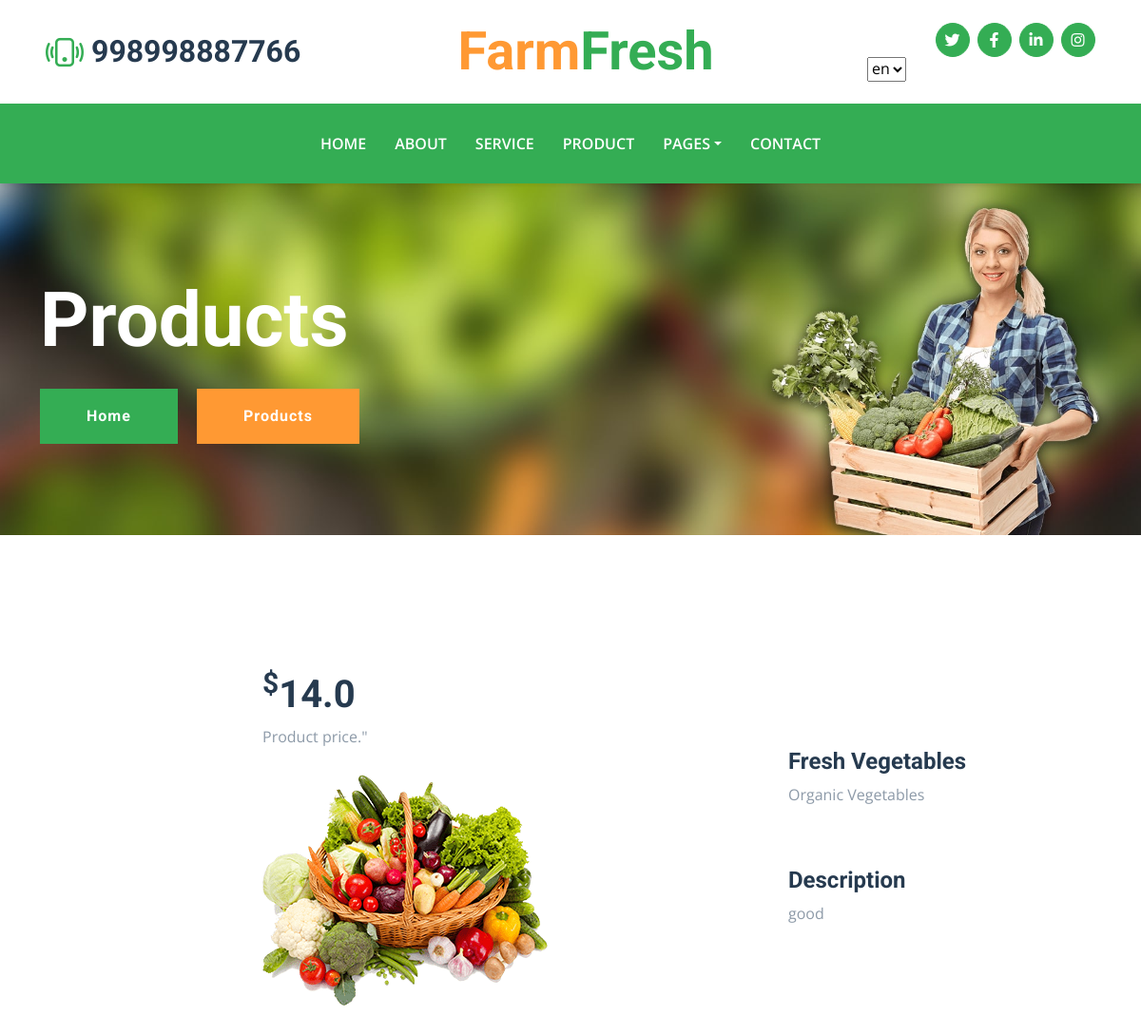
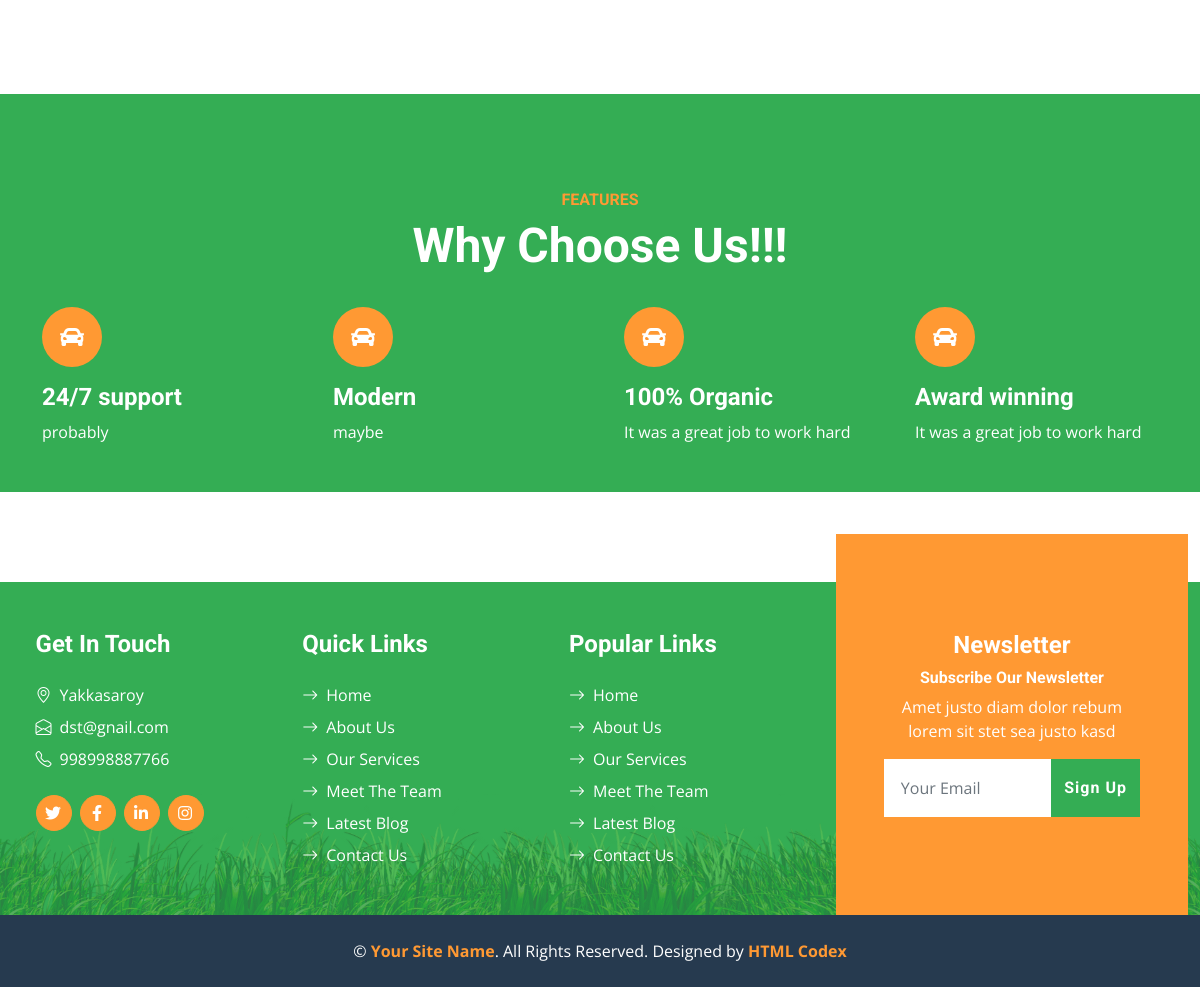
Screenshot of /product-view/3/ with the database file from the repository (2 pictures, top to bottom).
### farmfresh/models.py (models this page shows, shortened)
class AboutUs(models.Model):
    adress = models.CharField(max_length=255)
    email = models.EmailField()
    phone_number = models.CharField(max_length=255)
    city = models.ForeignKey(City, on_delete=models.CASCADE)
    twitter_url = models.CharField(max_length=200, null=True, blank=True)
    facebook_url = models.CharField(max_length=200, null=True, blank=True)
    linkedin_url = models.CharField(max_length=200, null=True, blank=True)
    instagram_url = models.CharField(max_length=200, null=True, blank=True)

class Product(models.Model):
    title = models.CharField(max_length=20)
    description = models.CharField(max_length=350)
    price = models.FloatField(default=0)
    product_date = models.DateTimeField()
    update_date = models.DateTimeField(auto_now=True)
    category = models.ForeignKey(Category, on_delete=models.CASCADE)
    image = models.ImageField(upload_to = 'mobile_images')
    class Meta:
        ordering = ['-product_date']

class Category(models.Model):
    name = models.CharField(max_length=100)
    def __str__(self):
        return self.name

class Feature(models.Model):
    title = models.CharField(max_length=100)
    description = models.CharField(max_length=1000)
    image = models.ImageField(upload_to = 'mobile_images', null=True, blank=True)

### farmfresh/views.py (the view)
# urls.py: path('product-view/<int:id>/', ProductView.as_view()),
class ProductView(ListView):
    model=Product
    template_name = 'all/product_view.html'
    context_object_name = 'product'
    success_url ='/'
    def get_context_data(self, **kwargs):
        context = super(ProductView, self).get_context_data(**kwargs)
        context.update({
            'AboutUs': AboutUs.objects.all(),
            'Feature': Feature.objects.all(),
        })
        return context
    def get_queryset(self):
        return Product.objects.get(id=self.kwargs.get('id'))

### templates/all/product_view.html (shortened to what this page needs)
{% extends 'base.html' %}
{% load static %}
{% block content %}
{% load i18n %}
    <div class="container-fluid bg-primary py-5 bg-hero mb-5">
        <div class="container py-5">
            <div class="row justify-content-start">
                <div class="col-lg-8 text-center text-lg-start">
                    <h1 class="display-1 text-white mb-md-4">{% trans "Products" %}</h1>
                    <a href="{%url 'index' %}" class="btn btn-primary py-md-3 px-md-5 me-3">{% trans "Home" %}</a>
                    <a href="{%url 'product' %}" class="btn btn-secondary py-md-3 px-md-5">{% trans "Products" %}</a>
                </div>
            </div>
        </div>
    </div>
    <br>
    <br>
    <br>
    <br>
    <div class="page-heading header-text">
        <div class="page">
            <div class="row">
                <div class="col-md-12">
                    <h1><sup>$</sup>{{product.price}}</h1>
                    <span>
                        {% trans "Product price." %}"
                    </span>
                </div>
            </div>
        </div>
    </div>
    <div class="services">
        <div class="page">
            <div class="row">
                <div class="col-md-7">
                    <div>
                        <img src="{{product.image.url}}" alt="" class="img-fluid wc-image">
                    </div>
                    <br>
                    <br>
                </div>
                <div class="col-md-5">
                    <div class="sidebar-item recent-posts">
                        <div class="sidebar-heading">
                            <h4>{{product.title}}</h4>
                        </div>
                        <div class="content">
                            <p>{{product.category}}</p>
                        </div>
                        <br><br>
                        <h4>Description</h4>
                        <p>{{product.description}}</p>
                    </div>
                    <br>
                </div>
            </div>
        </div>
    </div>
    <div class="container-fluid bg-primary feature py-5 pb-lg-0 my-5">
        <div class="container py-5 pb-lg-0">
            <div class="mx-auto text-center mb-3 pb-2" style="max-width: 500px;">
                <h6 class="text-uppercase text-secondary">{% trans "Features" %}</h6>
                <h1 class="display-5 text-white">{% trans "Why Choose Us!!!" %}</h1>
            </div>
            <div class="row g-5">
                {% for item in Feature %}
                <div class="col-lg-3">
                    <div class="text-white mb-5">
                        <div class="bg-secondary rounded-pill d-flex align-items-center justify-content-center mb-3"
                            style="width: 60px; height: 60px;">
                            <i class="fa fa-car fs-4 text-white"></i>
                        </div>
                        <h4 class="text-white">{{item.title}}</h4>
                        <p class="mb-0">{{item.description}}</p>
                    </div>
                </div>
                {%endfor%}
            </div>
        </div>
    </div>
    {% endblock content %}

### templates/base.html (shortened to what this page needs)
{% load static %}
{% load i18n %}
<!DOCTYPE html>
<html lang="en">
<head>
    <link href="https://cdnjs.cloudflare.com/ajax/libs/font-awesome/5.15.0/css/all.min.css" rel="stylesheet">
    <link href="https://cdn.jsdelivr.net/npm/bootstrap-icons@1.4.1/font/bootstrap-icons.css" rel="stylesheet">
    <link href="{% static 'css/assets/owl.carousel.min.css' %}" rel="stylesheet">
    <link href="{% static 'css/bootstrap.min.css' %}" rel="stylesheet">
    <link href="{% static 'css/style.css' %}" rel="stylesheet">
</head>
<body>
    <div class="container-fluid px-5 d-none d-lg-block">
        <div class="row gx-5 py-3 align-items-center">
            <div class="col-lg-3">
                <div class="d-flex align-items-center justify-content-start">
                    <i class="bi bi-phone-vibrate fs-1 text-primary me-2"></i>
                    {% for item in AboutUs %}
                    {% if item.id == 1%}
                    <h2 class="mb-0">{{item.phone_number}}</h2>
                    {%endif%}
                    {%endfor%}
                </div>
            </div>
            <div class="col-lg-6">
                <div class="d-flex align-items-center justify-content-center">
                    <a href="{% url 'index' %}" class="navbar-brand ms-lg-5">
                        <h1 class="m-0 display-4 text-primary"><span class="text-secondary">{% trans "Farm" %}</span>{% trans "Fresh"%}</h1>
                    </a>
                </div>
            </div>
            <div class="col-lg-3">
                {% for item in AboutUs %}
                {% if item.id == 1 %}
                <div class="d-flex align-items-center justify-content-end">
                    <a class="btn btn-primary btn-square rounded-circle me-2" href="{{item.twitter_url}}"><i class="fab fa-twitter"></i></a>
                    <a class="btn btn-primary btn-square rounded-circle me-2" href="{{item.facebook_url}}"><i class="fab fa-facebook-f"></i></a>
                    <a class="btn btn-primary btn-square rounded-circle me-2" href="{{item.linkedin_url}}"><i class="fab fa-linkedin-in"></i></a>
                    <a class="btn btn-primary btn-square rounded-circle" href="{{item.instagram_url}}"><i class="fab fa-instagram"></i></a>
                </div>
                {%endif%}
                {%endfor%}
                <div class="header-content">
                    <form action="{% url 'set_language' %}" method="post">
                        <select class="selectpicker" name="language" style="width: auto;" onchange="this.form.submit()">
                            {% get_current_language as LANGUAGE_CODE %}
                            {% get_available_languages as LANGUAGES %}
                            {% get_language_info_list for LANGUAGES as languages %}
                            {% for language in languages %}
                            <option value="{{ language.code }}" {% if language.code == LANGUAGE_CODE %} selected="selected" {% endif %}
                                data-content='<img src="/static/images/flags/{{ language.code }}.gif"></span>
                                <span style="display:inline-block; width:100px; padding-left: 10px; text-shadow:none">
                                  {{ language.name_local }}
                                </span>'>
                                {{ language.code }}
                            </option>
                            {% endfor %}
                        </select>
                    </form>
                </div>
            </div>
        </div>
    </div>
    <nav class="navbar navbar-expand-lg bg-primary navbar-dark shadow-sm py-3 py-lg-0 px-3 px-lg-5">
        <div class="collapse navbar-collapse" id="navbarCollapse">
            <div class="navbar-nav mx-auto py-0">
                <a href="{% url 'index' %}" class="nav-item nav-link">{% trans "Home" %}</a>
                <a href="{% url 'about' %}" class="nav-item nav-link">{% trans "About" %}</a>
                <a href="{% url 'service' %}" class="nav-item nav-link">{% trans "Service" %}</a>
                <a href="{% url 'product' %}" class="nav-item nav-link">{% trans "Product" %}</a>
                <div class="nav-item dropdown">
                    <a href="#" class="nav-link dropdown-toggle" data-bs-toggle="dropdown">{% trans "Pages" %}</a>
                </div>
                <a href="{% url 'contact' %}" class="nav-item nav-link">{% trans "Contact" %}</a>
            </div>
        </div>
    </nav>
    {% block content %}{% endblock content %}
    <div class="container-fluid bg-footer bg-primary text-white mt-5">
        <div class="footer">
            <div class="row gx-5">
                <div class="col-lg-8 col-md-6">
                    <div class="row gx-5">
                        <div class="col-lg-4 col-md-12 pt-5 mb-5">
                            {% for item in AboutUs %}
                            {% if item.id == 1 %}
                            <h4 class="text-white mb-4">{% trans "Get In Touch" %}</h4>
                            <div class="d-flex mb-2">
                                <i class="bi bi-geo-alt text-white me-2"></i>
                                <p class="text-white mb-0">{{item.adress}}</p>
                            </div>
                            <div class="d-flex mb-2">
                                <i class="bi bi-envelope-open text-white me-2"></i>
                                <p class="text-white mb-0">{{item.email}}</p>
                            </div>
                            <div class="d-flex mb-2">
                                <i class="bi bi-telephone text-white me-2"></i>
                                <p class="text-white mb-0">{{item.phone_number}}</p>
                            </div>
                            <div class="d-flex mt-4">
                                <a class="btn btn-secondary btn-square rounded-circle me-2"
                                    href="{{item.twitter_url}}"><i class="fab fa-twitter"></i></a>
                                <a class="btn btn-secondary btn-square rounded-circle me-2"
                                    href="{{item.facebook_url}}"><i class="fab fa-facebook-f"></i></a>
                                <a class="btn btn-secondary btn-square rounded-circle me-2"
                                    href="{{item.linkedin_url}}"><i class="fab fa-linkedin-in"></i></a>
                                <a class="btn btn-secondary btn-square rounded-circle" href="{{item.instagram_url}}"><i
                                    class="fab fa-instagram"></i></a>
                            </div>
                            {%endif%}
                            {%endfor%}
                        </div>
                        <div class="col-lg-4 col-md-12 pt-0 pt-lg-5 mb-5">
                            <h4 class="text-white mb-4">{% trans "Quick Links" %}</h4>
                            <div class="d-flex flex-column justify-content-start">
                                <a class="text-white mb-2" href="{% url 'index' %}"><i
                                        class="bi bi-arrow-right text-white me-2"></i>{% trans "Home" %}</a>
                                <a class="text-white mb-2" href="{% url 'about' %}"><i
                                        class="bi bi-arrow-right text-white me-2"></i>{% trans "About Us" %}</a>
                                <a class="text-white mb-2" href="{% url 'service' %}"><i
                                        class="bi bi-arrow-right text-white me-2"></i>{% trans "Our Services" %}</a>
                                <a class="text-white mb-2" href="{% url 'team' %}"><i
                                        class="bi bi-arrow-right text-white me-2"></i>{% trans "Meet The Team" %}</a>
                                <a class="text-white mb-2" href="{% url 'blog' %}"><i
                                        class="bi bi-arrow-right text-white me-2"></i>{% trans "Latest Blog" %}</a>
                                <a class="text-white" href="{% url 'contact' %}"><i
                                        class="bi bi-arrow-right text-white me-2"></i>{% trans "Contact Us" %}</a>
                            </div>
                        </div>
                        <div class="col-lg-4 col-md-12 pt-0 pt-lg-5 mb-5">
                            <h4 class="text-white mb-4">{% trans "Popular Links" %}</h4>
                            <div class="d-flex flex-column justify-content-start">
                                <a class="text-white mb-2" href="{% url 'index' %}"><i
                                        class="bi bi-arrow-right text-white me-2"></i>{% trans "Home" %}</a>
                                <a class="text-white mb-2" href="{% url 'about' %}"><i
                                        class="bi bi-arrow-right text-white me-2"></i>{% trans "About Us" %}</a>
                                <a class="text-white mb-2" href="{% url 'service' %}"><i
                                        class="bi bi-arrow-right text-white me-2"></i>{% trans "Our Services" %}</a>
                                <a class="text-white mb-2" href="{% url 'team' %}"><i
                                        class="bi bi-arrow-right text-white me-2"></i>{% trans "Meet The Team" %}</a>
                                <a class="text-white mb-2" href="{% url 'blog' %}"><i
                                        class="bi bi-arrow-right text-white me-2"></i>{% trans "Latest Blog" %}</a>
                                <a class="text-white" href="{% url 'contact' %}"><i
                                        class="bi bi-arrow-right text-white me-2"></i>{% trans "Contact Us" %}</a>
                            </div>
                        </div>
                    </div>
                </div>
                <div class="col-lg-4 col-md-6 mt-lg-n5">
                    <div class="d-flex flex-column align-items-center justify-content-center text-center h-100 bg-secondary p-5">
                        <h4 class="text-white">{% trans "Newsletter" %}</h4>
                        <h6 class="text-white">{% trans "Subscribe Our Newsletter" %}</h6>
                        <p>{% trans "Amet justo diam dolor rebum lorem sit stet sea justo kasd" %}</p>
                        <form action="#" method="POST">
                            <div class="input-group">
                                <input type="text" name = email class="form-control border-white p-3" placeholder="Your Email">
                                <button class="btn btn-primary">{% trans "Sign Up" %} </button>
                            </div>
                        </form>
                    </div>
                </div>
            </div>
        </div>
    </div>
    <div class="container-fluid bg-dark text-white py-4">
        <div class="container text-center">
            <p class="mb-0">&copy; <a class="text-secondary fw-bold" href="#">Your Site Name</a>. All Rights Reserved.
                Designed by <a class="text-secondary fw-bold" href="https://htmlcodex.com">HTML Codex</a></p>
        </div>
    </div>
</body>
</html>

### rows the page displays
AboutUs: phone_number "998998887766", adress "Yakkasaroy", email "dst@gnail.com"
Product: price "14.0", image (picture), title "Fresh Vegetables", category "Organic Vegetables", description "good"
Feature: title "24/7 support", description "probably"
Feature: title "Modern", description "maybe"
Feature: title "100% Organic", description "It was a great job to work hard"
Feature: title "Award winning", description "It was a great job to work hard"

### other values shown
form field language "en"
